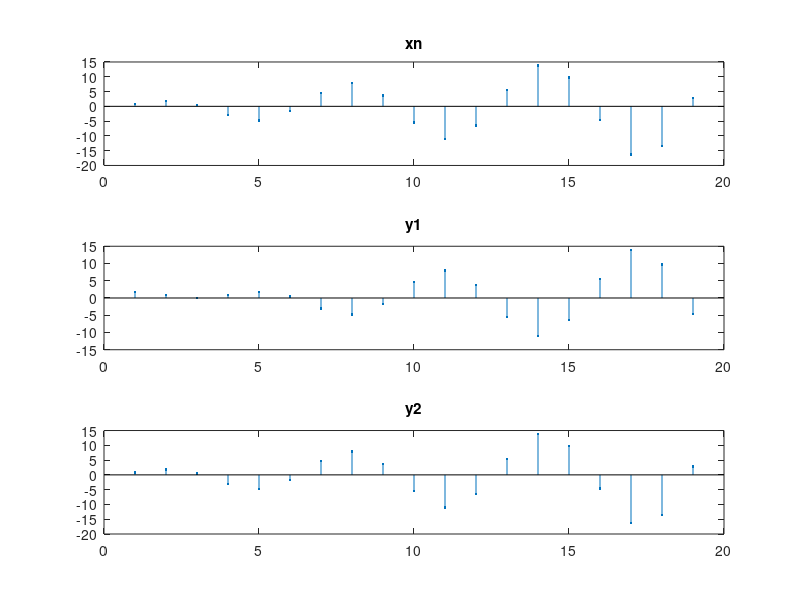
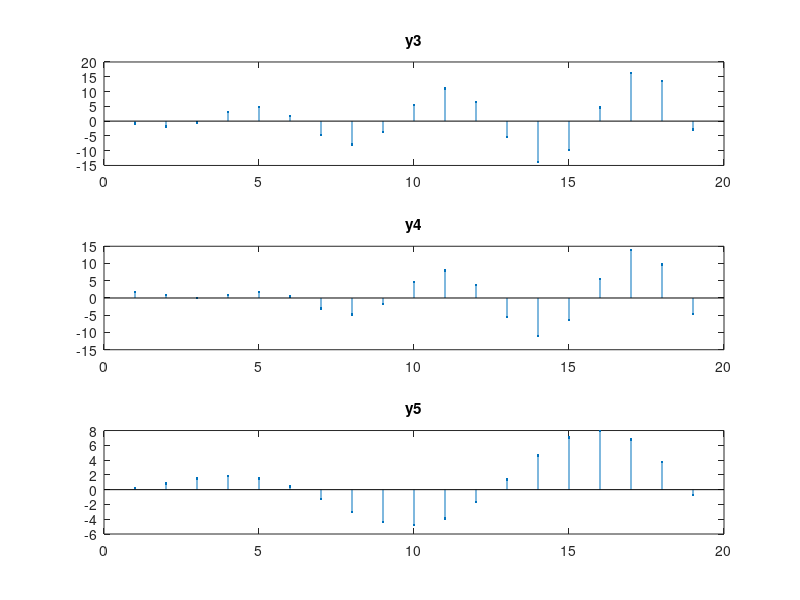

Recreate these plots in MATLAB, in order.
%2
n=1:19;
xn=n.*sin(n);           
y1=(n-3).*sin(n-3);
y2=-n.*sin(-n);
y3=-n.*sin(n);
y4=(3-n).*sin(3-n);
y5=(n/2).*sin(n/2);

figure;
subplot(3,1,1);stem(xn,'.');title('xn');
subplot(3,1,2);stem(y1,'.');title('y1');
subplot(3,1,3);stem(y2,'.');title('y2');
figure;
subplot(3,1,1);stem(y3,'.');title('y3');
subplot(3,1,2);stem(y4,'.');title('y4');
subplot(3,1,3);stem(y5,'.');title('y5');
